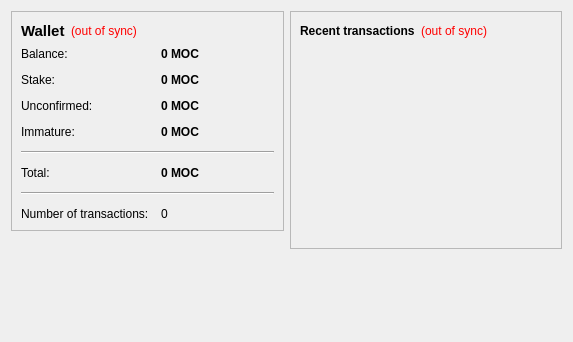
<?xml version="1.0" encoding="UTF-8"?>
<ui version="4.0">
 <class>OverviewPage</class>
 <widget class="QWidget" name="OverviewPage">
  <property name="geometry">
   <rect>
    <x>0</x>
    <y>0</y>
    <width>573</width>
    <height>342</height>
   </rect>
  </property>
  <property name="windowTitle">
   <string>Form</string>
  </property>
  <layout class="QHBoxLayout" name="horizontalLayout" stretch="1,1">
   <item>
    <layout class="QVBoxLayout" name="verticalLayout_2">
     <item>
      <widget class="QFrame" name="frame">
       <property name="frameShape">
        <enum>QFrame::StyledPanel</enum>
       </property>
       <property name="frameShadow">
        <enum>QFrame::Raised</enum>
       </property>
       <layout class="QVBoxLayout" name="verticalLayout_4">
        <item>
         <layout class="QHBoxLayout" name="horizontalLayout_4">
          <item>
           <widget class="QLabel" name="label_5">
            <property name="font">
             <font>
              <pointsize>11</pointsize>
              <weight>75</weight>
              <bold>true</bold>
             </font>
            </property>
            <property name="text">
             <string>Wallet</string>
            </property>
           </widget>
          </item>
          <item>
           <widget class="QLabel" name="labelWalletStatus">
            <property name="toolTip">
             <string>The displayed information may be out of date. Your wallet automatically synchronizes with the MoasCoin network after a connection is established, but this process has not completed yet.</string>
            </property>
            <property name="styleSheet">
             <string notr="true">QLabel { color: red; }</string>
            </property>
            <property name="text">
             <string notr="true">(out of sync)</string>
            </property>
            <property name="alignment">
             <set>Qt::AlignLeading|Qt::AlignLeft|Qt::AlignVCenter</set>
            </property>
           </widget>
          </item>
          <item>
           <spacer name="horizontalSpacer_2">
            <property name="orientation">
             <enum>Qt::Horizontal</enum>
            </property>
            <property name="sizeHint" stdset="0">
             <size>
              <width>40</width>
              <height>20</height>
             </size>
            </property>
           </spacer>
          </item>
         </layout>
        </item>
        <item>
         <layout class="QFormLayout" name="formLayout_2">
          <property name="fieldGrowthPolicy">
           <enum>QFormLayout::AllNonFixedFieldsGrow</enum>
          </property>
          <property name="horizontalSpacing">
           <number>12</number>
          </property>
          <property name="verticalSpacing">
           <number>12</number>
          </property>
          <item row="0" column="0">
           <widget class="QLabel" name="label">
            <property name="text">
             <string>Balance:</string>
            </property>
           </widget>
          </item>
          <item row="0" column="1">
           <widget class="QLabel" name="labelBalance">
            <property name="font">
             <font>
              <weight>75</weight>
              <bold>true</bold>
             </font>
            </property>
            <property name="cursor">
             <cursorShape>IBeamCursor</cursorShape>
            </property>
            <property name="toolTip">
             <string>Your current balance</string>
            </property>
            <property name="text">
             <string notr="true">0 MOC</string>
            </property>
            <property name="textInteractionFlags">
             <set>Qt::LinksAccessibleByMouse|Qt::TextSelectableByKeyboard|Qt::TextSelectableByMouse</set>
            </property>
           </widget>
          </item>
          <item row="1" column="0">
           <widget class="QLabel" name="label_6">
            <property name="text">
             <string>Stake:</string>
            </property>
           </widget>
          </item>
          <item row="1" column="1">
           <widget class="QLabel" name="labelStake">
            <property name="font">
             <font>
              <weight>75</weight>
              <bold>true</bold>
             </font>
            </property>
            <property name="cursor">
             <cursorShape>IBeamCursor</cursorShape>
            </property>
            <property name="toolTip">
             <string>Total of coins that was staked, and do not yet count toward the current balance</string>
            </property>
            <property name="text">
             <string notr="true">0 MOC</string>
            </property>
            <property name="textInteractionFlags">
             <set>Qt::LinksAccessibleByMouse|Qt::TextSelectableByKeyboard|Qt::TextSelectableByMouse</set>
            </property>
           </widget>
          </item>
          <item row="2" column="0">
           <widget class="QLabel" name="label_3">
            <property name="text">
             <string>Unconfirmed:</string>
            </property>
           </widget>
          </item>
          <item row="2" column="1">
           <widget class="QLabel" name="labelUnconfirmed">
            <property name="font">
             <font>
              <weight>75</weight>
              <bold>true</bold>
             </font>
            </property>
            <property name="cursor">
             <cursorShape>IBeamCursor</cursorShape>
            </property>
            <property name="toolTip">
             <string>Total of transactions that have yet to be confirmed, and do not yet count toward the current balance</string>
            </property>
            <property name="text">
             <string notr="true">0 MOC</string>
            </property>
            <property name="textInteractionFlags">
             <set>Qt::LinksAccessibleByMouse|Qt::TextSelectableByKeyboard|Qt::TextSelectableByMouse</set>
            </property>
           </widget>
          </item>
          <item row="3" column="0">
           <widget class="QLabel" name="labelImmatureText">
            <property name="text">
             <string>Immature:</string>
            </property>
           </widget>
          </item>
          <item row="3" column="1">
           <widget class="QLabel" name="labelImmature">
            <property name="font">
             <font>
              <weight>75</weight>
              <bold>true</bold>
             </font>
            </property>
            <property name="toolTip">
             <string>Mined balance that has not yet matured</string>
            </property>
            <property name="text">
             <string notr="true">0 MOC</string>
            </property>
            <property name="textInteractionFlags">
             <set>Qt::LinksAccessibleByMouse|Qt::TextSelectableByKeyboard|Qt::TextSelectableByMouse</set>
            </property>
           </widget>
          </item>
          <item row="4" column="0" colspan="2">
           <widget class="Line" name="line">
            <property name="orientation">
             <enum>Qt::Horizontal</enum>
            </property>
           </widget>
          </item>
          <item row="5" column="0">
           <widget class="QLabel" name="labelTotalText">
            <property name="text">
             <string>Total:</string>
            </property>
           </widget>
          </item>
          <item row="5" column="1">
           <widget class="QLabel" name="labelTotal">
            <property name="font">
             <font>
              <weight>75</weight>
              <bold>true</bold>
             </font>
            </property>
            <property name="toolTip">
             <string>Sum of all balances (mature, immature, unconfirmed and stake)</string>
            </property>
            <property name="text">
             <string notr="true">0 MOC</string>
            </property>
            <property name="textInteractionFlags">
             <set>Qt::LinksAccessibleByMouse|Qt::TextSelectableByKeyboard|Qt::TextSelectableByMouse</set>
            </property>
           </widget>
          </item>
          <item row="6" column="0" colspan="2">
           <widget class="Line" name="line">
            <property name="orientation">
             <enum>Qt::Horizontal</enum>
            </property>
           </widget>
          </item>
          <item row="7" column="0">
           <widget class="QLabel" name="label_2">
            <property name="text">
             <string>Number of transactions:</string>
            </property>
           </widget>
          </item>
          <item row="7" column="1">
           <widget class="QLabel" name="labelNumTransactions">
            <property name="toolTip">
             <string>Total number of transactions in wallet</string>
            </property>
            <property name="text">
             <string notr="true">0</string>
            </property>
           </widget>
          </item>
         </layout>
        </item>
       </layout>
      </widget>
     </item>
     <item>
      <spacer name="verticalSpacer">
       <property name="orientation">
        <enum>Qt::Vertical</enum>
       </property>
       <property name="sizeHint" stdset="0">
        <size>
         <width>20</width>
         <height>40</height>
        </size>
       </property>
      </spacer>
     </item>
    </layout>
   </item>
   <item>
    <layout class="QVBoxLayout" name="verticalLayout_3">
     <item>
      <widget class="QFrame" name="frame_2">
       <property name="frameShape">
        <enum>QFrame::StyledPanel</enum>
       </property>
       <property name="frameShadow">
        <enum>QFrame::Raised</enum>
       </property>
       <layout class="QVBoxLayout" name="verticalLayout">
        <item>
         <layout class="QHBoxLayout" name="horizontalLayout_2">
          <item>
           <widget class="QLabel" name="label_4">
            <property name="text">
             <string>&lt;b&gt;Recent transactions&lt;/b&gt;</string>
            </property>
           </widget>
          </item>
          <item>
           <widget class="QLabel" name="labelTransactionsStatus">
            <property name="toolTip">
             <string>The displayed information may be out of date. Your wallet automatically synchronizes with the MoasCoin network after a connection is established, but this process has not completed yet.</string>
            </property>
            <property name="styleSheet">
             <string notr="true">QLabel { color: red; }</string>
            </property>
            <property name="text">
             <string notr="true">(out of sync)</string>
            </property>
            <property name="alignment">
             <set>Qt::AlignRight|Qt::AlignTrailing|Qt::AlignVCenter</set>
            </property>
           </widget>
          </item>
          <item>
           <spacer name="horizontalSpacer">
            <property name="orientation">
             <enum>Qt::Horizontal</enum>
            </property>
            <property name="sizeHint" stdset="0">
             <size>
              <width>40</width>
              <height>20</height>
             </size>
            </property>
           </spacer>
          </item>
         </layout>
        </item>
        <item>
         <widget class="QListView" name="listTransactions">
          <property name="styleSheet">
           <string notr="true">QListView { background: transparent; }</string>
          </property>
          <property name="frameShape">
           <enum>QFrame::NoFrame</enum>
          </property>
          <property name="verticalScrollBarPolicy">
           <enum>Qt::ScrollBarAlwaysOff</enum>
          </property>
          <property name="horizontalScrollBarPolicy">
           <enum>Qt::ScrollBarAlwaysOff</enum>
          </property>
          <property name="selectionMode">
           <enum>QAbstractItemView::NoSelection</enum>
          </property>
         </widget>
        </item>
       </layout>
      </widget>
     </item>
     <item>
      <spacer name="verticalSpacer_2">
       <property name="orientation">
        <enum>Qt::Vertical</enum>
       </property>
       <property name="sizeHint" stdset="0">
        <size>
         <width>20</width>
         <height>40</height>
        </size>
       </property>
      </spacer>
     </item>
    </layout>
   </item>
  </layout>
 </widget>
 <resources/>
 <connections/>
</ui>
